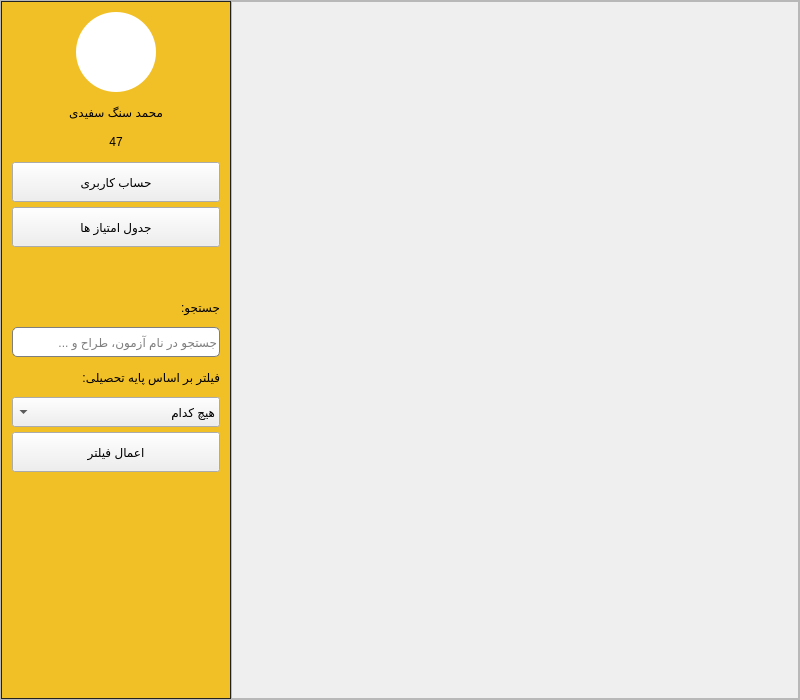
<?xml version="1.0" encoding="UTF-8"?>
<ui version="4.0">
 <class>MainWindow</class>
 <widget class="QMainWindow" name="MainWindow">
  <property name="geometry">
   <rect>
    <x>0</x>
    <y>0</y>
    <width>800</width>
    <height>700</height>
   </rect>
  </property>
  <property name="windowTitle">
   <string>MainWindow</string>
  </property>
  <widget class="QWidget" name="centralwidget">
   <layout class="QVBoxLayout" name="verticalLayout">
    <property name="spacing">
     <number>0</number>
    </property>
    <property name="leftMargin">
     <number>0</number>
    </property>
    <property name="topMargin">
     <number>0</number>
    </property>
    <property name="rightMargin">
     <number>0</number>
    </property>
    <property name="bottomMargin">
     <number>0</number>
    </property>
    <item>
     <widget class="QFrame" name="contectFrame">
      <property name="minimumSize">
       <size>
        <width>0</width>
        <height>0</height>
       </size>
      </property>
      <property name="styleSheet">
       <string notr="true">QFrame#contectFrame{}</string>
      </property>
      <property name="frameShape">
       <enum>QFrame::StyledPanel</enum>
      </property>
      <property name="frameShadow">
       <enum>QFrame::Raised</enum>
      </property>
      <layout class="QHBoxLayout" name="horizontalLayout">
       <property name="spacing">
        <number>0</number>
       </property>
       <property name="leftMargin">
        <number>0</number>
       </property>
       <property name="topMargin">
        <number>0</number>
       </property>
       <property name="rightMargin">
        <number>0</number>
       </property>
       <property name="bottomMargin">
        <number>0</number>
       </property>
       <item>
        <widget class="QFrame" name="menuFrame">
         <property name="minimumSize">
          <size>
           <width>230</width>
           <height>0</height>
          </size>
         </property>
         <property name="maximumSize">
          <size>
           <width>250</width>
           <height>16777215</height>
          </size>
         </property>
         <property name="styleSheet">
          <string notr="true">#menuFrame{
	border:1px solid rgb(34, 34, 34) ;
	background-color:#f1bf26;
}
</string>
         </property>
         <property name="frameShape">
          <enum>QFrame::StyledPanel</enum>
         </property>
         <property name="frameShadow">
          <enum>QFrame::Raised</enum>
         </property>
         <layout class="QVBoxLayout" name="verticalLayout_4">
          <property name="spacing">
           <number>5</number>
          </property>
          <property name="leftMargin">
           <number>10</number>
          </property>
          <property name="topMargin">
           <number>10</number>
          </property>
          <property name="rightMargin">
           <number>10</number>
          </property>
          <property name="bottomMargin">
           <number>10</number>
          </property>
          <item>
           <layout class="QGridLayout" name="gridLayout_2">
            <item row="0" column="0">
             <widget class="QLabel" name="profileImageLabel">
              <property name="minimumSize">
               <size>
                <width>80</width>
                <height>80</height>
               </size>
              </property>
              <property name="maximumSize">
               <size>
                <width>80</width>
                <height>80</height>
               </size>
              </property>
              <property name="sizeIncrement">
               <size>
                <width>0</width>
                <height>0</height>
               </size>
              </property>
              <property name="styleSheet">
               <string notr="true">QFrame#profileImageLabel{
backgound-color:#fffff;
border-radius:40px;
background-color:#ffffff;
}
QFrame#profileImageLabel::QPixmap{

}</string>
              </property>
              <property name="text">
               <string/>
              </property>
              <property name="alignment">
               <set>Qt::AlignCenter</set>
              </property>
             </widget>
            </item>
           </layout>
          </item>
          <item>
           <layout class="QGridLayout" name="gridLayout">
            <property name="horizontalSpacing">
             <number>6</number>
            </property>
            <property name="verticalSpacing">
             <number>0</number>
            </property>
            <item row="1" column="0">
             <widget class="QLabel" name="profileScoreLabel">
              <property name="minimumSize">
               <size>
                <width>0</width>
                <height>30</height>
               </size>
              </property>
              <property name="maximumSize">
               <size>
                <width>16777215</width>
                <height>16777215</height>
               </size>
              </property>
              <property name="styleSheet">
               <string notr="true"/>
              </property>
              <property name="text">
               <string>47</string>
              </property>
              <property name="alignment">
               <set>Qt::AlignCenter</set>
              </property>
             </widget>
            </item>
            <item row="0" column="0">
             <widget class="QLabel" name="profileNameLabel">
              <property name="minimumSize">
               <size>
                <width>0</width>
                <height>30</height>
               </size>
              </property>
              <property name="maximumSize">
               <size>
                <width>16777215</width>
                <height>16777215</height>
               </size>
              </property>
              <property name="styleSheet">
               <string notr="true"/>
              </property>
              <property name="text">
               <string>محمد سنگ سفیدی</string>
              </property>
              <property name="alignment">
               <set>Qt::AlignCenter</set>
              </property>
             </widget>
            </item>
           </layout>
          </item>
          <item>
           <widget class="QPushButton" name="profileSettingButton">
            <property name="minimumSize">
             <size>
              <width>90</width>
              <height>40</height>
             </size>
            </property>
            <property name="maximumSize">
             <size>
              <width>16777215</width>
              <height>16777215</height>
             </size>
            </property>
            <property name="text">
             <string>حساب کاربری</string>
            </property>
           </widget>
          </item>
          <item>
           <widget class="QPushButton" name="ratingTableButton">
            <property name="minimumSize">
             <size>
              <width>90</width>
              <height>40</height>
             </size>
            </property>
            <property name="maximumSize">
             <size>
              <width>16777215</width>
              <height>16777215</height>
             </size>
            </property>
            <property name="text">
             <string>جدول امتیاز ها</string>
            </property>
           </widget>
          </item>
          <item>
           <spacer name="verticalSpacer_2">
            <property name="orientation">
             <enum>Qt::Vertical</enum>
            </property>
            <property name="sizeType">
             <enum>QSizePolicy::Minimum</enum>
            </property>
            <property name="sizeHint" stdset="0">
             <size>
              <width>20</width>
              <height>40</height>
             </size>
            </property>
           </spacer>
          </item>
          <item>
           <layout class="QVBoxLayout" name="verticalLayout_3">
            <item>
             <widget class="QLabel" name="searchLabel">
              <property name="minimumSize">
               <size>
                <width>0</width>
                <height>30</height>
               </size>
              </property>
              <property name="text">
               <string>جستجو:</string>
              </property>
             </widget>
            </item>
            <item>
             <widget class="QLineEdit" name="searchLineEdit">
              <property name="minimumSize">
               <size>
                <width>0</width>
                <height>30</height>
               </size>
              </property>
              <property name="layoutDirection">
               <enum>Qt::LeftToRight</enum>
              </property>
              <property name="styleSheet">
               <string notr="true">QLineEdit#searchLineEdit{
	color: #000000;
    background-color: #ffffff;
    border: 1px solid #7e7e7e;
	border-radius: 5px;
    outline: none;
	padding-left: 5px;
}</string>
              </property>
              <property name="alignment">
               <set>Qt::AlignLeading|Qt::AlignLeft|Qt::AlignVCenter</set>
              </property>
              <property name="placeholderText">
               <string>جستجو در نام آزمون، طراح و ...</string>
              </property>
             </widget>
            </item>
           </layout>
          </item>
          <item>
           <layout class="QVBoxLayout" name="verticalLayout_2">
            <item>
             <widget class="QLabel" name="classLabel">
              <property name="minimumSize">
               <size>
                <width>0</width>
                <height>30</height>
               </size>
              </property>
              <property name="layoutDirection">
               <enum>Qt::LeftToRight</enum>
              </property>
              <property name="text">
               <string>فیلتر بر اساس پایه تحصیلی:</string>
              </property>
              <property name="alignment">
               <set>Qt::AlignLeading|Qt::AlignLeft|Qt::AlignVCenter</set>
              </property>
             </widget>
            </item>
            <item>
             <widget class="QComboBox" name="classComboBox">
              <property name="minimumSize">
               <size>
                <width>80</width>
                <height>30</height>
               </size>
              </property>
              <property name="layoutDirection">
               <enum>Qt::RightToLeft</enum>
              </property>
              <property name="styleSheet">
               <string notr="true"/>
              </property>
              <item>
               <property name="text">
                <string>هیچ کدام</string>
               </property>
              </item>
              <item>
               <property name="text">
                <string>دهم</string>
               </property>
              </item>
              <item>
               <property name="text">
                <string>یازدهم</string>
               </property>
              </item>
              <item>
               <property name="text">
                <string>دوازدهم</string>
               </property>
              </item>
             </widget>
            </item>
           </layout>
          </item>
          <item>
           <widget class="QPushButton" name="searchButton">
            <property name="minimumSize">
             <size>
              <width>80</width>
              <height>40</height>
             </size>
            </property>
            <property name="styleSheet">
             <string notr="true"/>
            </property>
            <property name="text">
             <string>اعمال فیلتر</string>
            </property>
           </widget>
          </item>
          <item>
           <spacer name="verticalSpacer">
            <property name="orientation">
             <enum>Qt::Vertical</enum>
            </property>
            <property name="sizeHint" stdset="0">
             <size>
              <width>20</width>
              <height>40</height>
             </size>
            </property>
           </spacer>
          </item>
         </layout>
        </widget>
       </item>
       <item>
        <widget class="QScrollArea" name="scrollArea">
         <property name="minimumSize">
          <size>
           <width>568</width>
           <height>0</height>
          </size>
         </property>
         <property name="verticalScrollBarPolicy">
          <enum>Qt::ScrollBarAsNeeded</enum>
         </property>
         <property name="horizontalScrollBarPolicy">
          <enum>Qt::ScrollBarAlwaysOff</enum>
         </property>
         <property name="widgetResizable">
          <bool>true</bool>
         </property>
         <widget class="QWidget" name="scrollAreaWidgetContents">
          <property name="geometry">
           <rect>
            <x>0</x>
            <y>0</y>
            <width>566</width>
            <height>696</height>
           </rect>
          </property>
          <layout class="QGridLayout" name="contectLayout">
           <property name="leftMargin">
            <number>30</number>
           </property>
           <property name="topMargin">
            <number>30</number>
           </property>
           <property name="rightMargin">
            <number>30</number>
           </property>
           <property name="bottomMargin">
            <number>30</number>
           </property>
           <property name="horizontalSpacing">
            <number>0</number>
           </property>
           <property name="verticalSpacing">
            <number>30</number>
           </property>
          </layout>
         </widget>
        </widget>
       </item>
      </layout>
     </widget>
    </item>
   </layout>
  </widget>
 </widget>
 <resources/>
 <connections/>
</ui>
